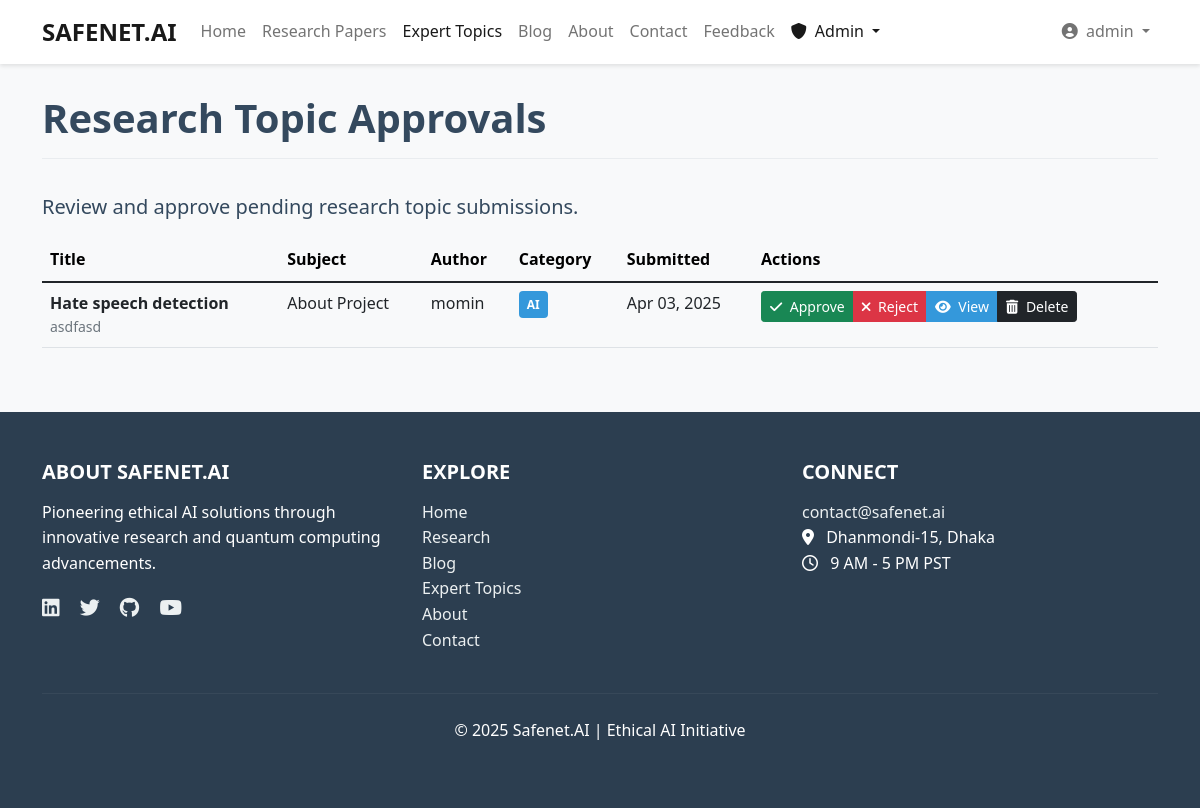
/expert-topics/approval/ (signed in), run on the app's committed database.
### expert_topics/models.py (models this page shows, shortened)
class ResearchTopic(models.Model):
    title = models.CharField(max_length=200)
    author = models.ForeignKey(User, on_delete=models.CASCADE)
    subject = models.CharField(max_length=200)
    description = models.TextField()
    category = models.CharField(max_length=20, choices=CATEGORY_CHOICES)
    status = models.CharField(max_length=20, choices=STATUS_CHOICES, default='pending')
    slug = models.SlugField(max_length=250, unique=True, blank=True)
    created_at = models.DateTimeField(auto_now_add=True)
    updated_at = models.DateTimeField(auto_now=True)
    class Meta:
        ordering = ['-created_at']

### expert_topics/views.py (the view)
# urls.py: path('approval/', views.research_topic_approval_list, name='research_topic_approval_list'),
@login_required
def research_topic_approval_list(request):
    if not request.user.is_superuser:
        return HttpResponseForbidden("You don't have permission to access this page.")
    topics = ResearchTopic.objects.filter(status='pending')
    return render(request, 'expert_topics/topic_approval.html', {'topics': topics})

### templates/expert_topics/topic_approval.html (shortened to what this page needs)
{% extends 'base.html' %}
{% block content %}
<div class="row">
    <div class="col-12">
        <h1 class="page-header">Research Topic Approvals</h1>
        <p class="lead">Review and approve pending research topic submissions.</p>
    </div>
</div>
{% if topics %}
    <div class="table-responsive">
        <table class="table table-hover">
            <thead class="table-light">
                <tr>
                    <th>Title</th>
                    <th>Subject</th>
                    <th>Author</th>
                    <th>Category</th>
                    <th>Submitted</th>
                    <th>Actions</th>
                </tr>
            </thead>
            <tbody>
                {% for topic in topics %}
                    <tr id="topic-{{ topic.id }}">
                        <td>
                            <strong>{{ topic.title }}</strong>
                            <div class="text-muted small">{{ topic.description|truncatechars:100 }}</div>
                        </td>
                        <td>{{ topic.subject }}</td>
                        <td>{{ topic.author.get_full_name|default:topic.author.username }}</td>
                        <td><span class="category-tag {{ topic.category }}">{{ topic.category }}</span></td>
                        <td>{{ topic.created_at|date:"M d, Y" }}</td>
                        <td>
                            <div class="btn-group" role="group">
                                <button type="button" class="btn btn-success btn-sm approval-btn"
                                        data-id="{{ topic.id }}"
                                        data-status="approved"
                                        data-type="topic">
                                    <i class="fas fa-check me-1"></i> Approve
                                </button>
                                <button type="button" class="btn btn-danger btn-sm approval-btn"
                                        data-id="{{ topic.id }}"
                                        data-status="rejected"
                                        data-type="topic">
                                    <i class="fas fa-times me-1"></i> Reject
                                </button>
                                <a href="#topicModal{{ topic.id }}" class="btn btn-primary btn-sm" data-bs-toggle="modal">
                                    <i class="fas fa-eye me-1"></i> View
                                </a>
                                <a href="{% url 'research_topic_delete' slug=topic.slug %}" class="btn btn-dark btn-sm">
                                    <i class="fas fa-trash-alt me-1"></i> Delete
                                </a>
                            </div>
                        </td>
                    </tr>
                {% endfor %}
            </tbody>
        </table>
    </div>
{% else %}
    <div class="alert alert-info">
        <i class="fas fa-info-circle me-2"></i> There are no pending research topics to approve at this time.
    </div>
{% endif %}
{% endblock %}

### templates/navbar.html (shortened to what this page needs)
<nav class="navbar navbar-expand-lg navbar-light fixed-top">
    <div class="container">
        <a class="navbar-brand" href="{% url 'home' %}">SAFENET.AI</a>
        <div class="collapse navbar-collapse" id="navbarNav">
            <ul class="navbar-nav me-auto">
                <li class="nav-item">
                    <a class="nav-link {% if request.path == '/' %}active{% endif %}" href="{% url 'home' %}">Home</a>
                </li>
                <li class="nav-item">
                    <a class="nav-link {% if 'research' in request.path %}active{% endif %}" href="{% url 'research_paper_list' %}">Research Papers</a>
                </li>
                <li class="nav-item">
                    <a class="nav-link {% if 'expert-topics' in request.path %}active{% endif %}" href="{% url 'research_topic_list' %}">Expert Topics</a>
                </li>
                <li class="nav-item">
                    <a class="nav-link {% if 'blog' in request.path %}active{% endif %}" href="{% url 'blog_list' %}">Blog</a>
                </li>
                <li class="nav-item">
                    <a class="nav-link {% if request.path == '/about/' %}active{% endif %}" href="{% url 'about' %}">About</a>
                </li>
                <li class="nav-item">
                    <a class="nav-link {% if request.path == '/accounts/contact/' %}active{% endif %}" href="{% url 'contact' %}">Contact</a>
                </li>
                <li class="nav-item">
                    <a class="nav-link {% if 'feedback' in request.path %}active{% endif %}" href="{% url 'feedback_list' %}">Feedback</a>
                </li>
                {% if user.is_authenticated and user.is_superuser %}
                <li class="nav-item dropdown">
                    <a class="nav-link dropdown-toggle {% if 'approval' in request.path %}active{% endif %}" href="#" id="adminDropdownMenuLink" role="button" data-bs-toggle="dropdown" aria-expanded="false">
                        <i class="fas fa-shield-alt me-1"></i> Admin
                    </a>
                </li>
                {% endif %}
            </ul>
            <ul class="navbar-nav ms-auto">
                {% if user.is_authenticated %}
                    <li class="nav-item dropdown">
                        <a class="nav-link dropdown-toggle" href="#" id="navbarDropdownMenuLink" role="button" data-bs-toggle="dropdown" aria-expanded="false">
                            <i class="fas fa-user-circle me-1"></i> {{ user.username }}
                        </a>
                    </li>
                {% endif %}
            </ul>
        </div>
    </div>
</nav>

### static/css/style.css (style rules this page uses)
:root { --primary-color: #3498db; --primary-dark: #2980b9; --secondary-color: #2c3e50; --light-color: #ecf0f1; --dark-color: #34495e; --danger-color: #e74c3c; --success-color: #2ecc71; --warning-color: #f39c12; --info-color: #3498db; --ai-color: #3498db; --quantum-color: #e74c3c; --hybrid-color: #9b59b6; }
body { font-family: 'Segoe UI', Tahoma, Geneva, Verdana, sans-serif; line-height: 1.6; color: var(--dark-color); background-color: #f8f9fa; padding-top: 70px; }
h1, h2, h3, h4, h5, h6 { margin-bottom: 1rem; font-weight: 600; }
a { color: var(--primary-color); text-decoration: none; transition: all 0.3s ease; }
.btn-primary { background-color: var(--primary-color); border-color: var(--primary-color); }
.navbar { background-color: white; box-shadow: 0 2px 4px rgba(0, 0, 0, 0.1); }
.navbar-brand { font-weight: 700; font-size: 1.5rem; }
.category-tag { display: inline-block; padding: 0.25rem 0.5rem; border-radius: 4px; font-size: 0.75rem; font-weight: 600; color: white; margin-right: 0.5rem; }
.category-tag.AI { background-color: var(--ai-color); }
.page-header { margin-bottom: 2rem; padding-bottom: 1rem; border-bottom: 1px solid #e9ecef; }

### data on the page
ResearchTopic: title "Hate speech detection", description "asdfasd", subject "About Project", author.get_full_name "momin", category "AI", created_at "Apr 03, 2025"

### other printed values
{{ user.username }} "admin"
